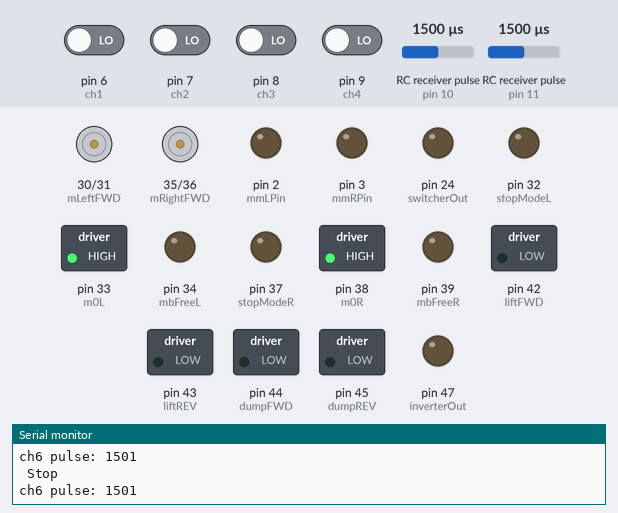
A sketch run on a simulated Arduino Mega 2560, built with avr-gcc and run on an emulated ATmega2560. Shown: motor-driver pin pairs drawn as motors (green arrow = first pin HIGH = forward, orange = second pin HIGH = backward, longer = more drive), switched loads named in the sketch (green lamp = pin HIGH), output pins drawn as LEDs (lit = HIGH), the last lines printed to the serial monitor. Wiring (inferred from the names in the program): 2 × RC receiver channel: data pin 10 / data pin 11. Dashed ring = blinking. The test bench sets the inputs (shaded band); at power-on: pin 6 (ch1), pin 7 (ch2), pin 8 (ch3), pin 9 (ch4) LOW, RC receiver pulse (sensors on pin 11, pin 10) 1500 µs.

Above: at 1.2 s.
1.3 s: RC receiver pulse (sensor on pin 11) set to 1539 µs
2.8 s: RC receiver pulse (sensor on pin 11) set to 1567 µs
At 3.8 s:
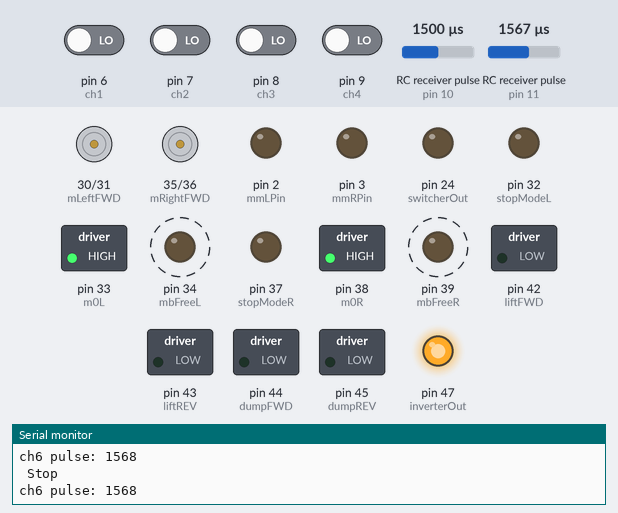
4.3 s: RC receiver pulse (sensor on pin 10) set to 1527 µs
7.3 s: RC receiver pulse (sensor on pin 10) set to 1552 µs
At 8.0 s:
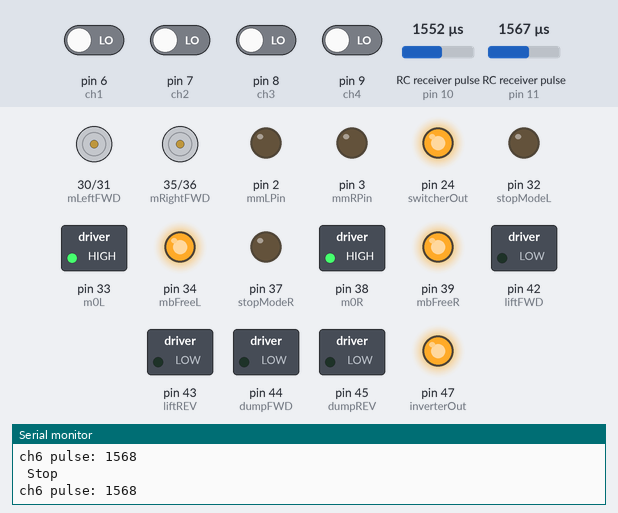
8.8 s: RC receiver pulse (sensor on pin 10) set to 1537 µs
At 11.42 s:
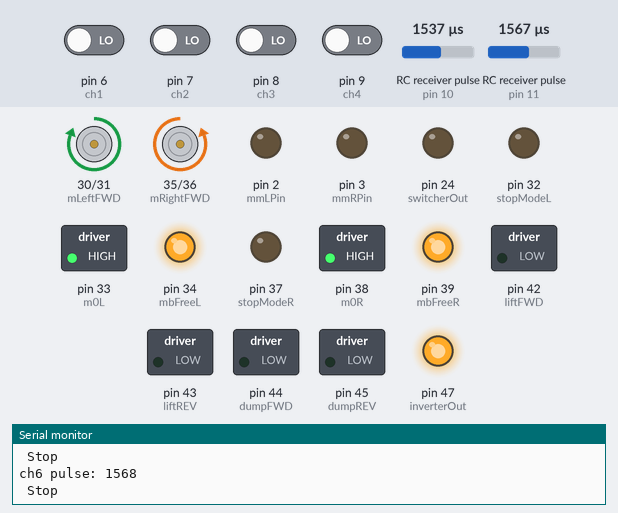
11.8 s: RC receiver pulse (sensor on pin 11) set to 1020 µs
At 13.1 s:
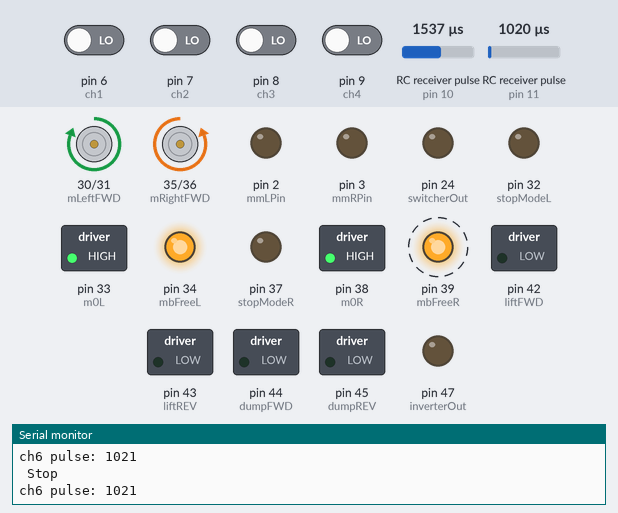
Timing chart, 0 to 14.3 s (numbered marks = the images above; inputs shaded):
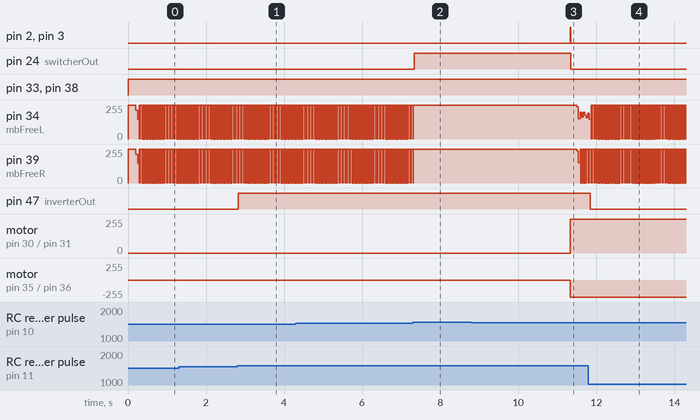

The sketch:

Mixer_v1.ino
```cpp
//2025.05.08

//左モータードライバーピン割振
#define mLeftFWD 30
#define mLeftREV 31
#define stopModeL 32
#define m0L 33
#define mbFreeL 34
#define mmLPin 2 // left motor speed PWM

//右モータードライバーピン割振
#define mRightFWD 35
#define mRightREV 36
#define stopModeR 37
#define m0R 38
#define mbFreeR 39
#define mmRPin 3 // Right motor speed PWM

//シリンダーモータードライバーピン割振
#define liftFWD 42
#define liftREV 43
#define dumpFWD 44
#define dumpREV 45

//動力リレー用リレーピン割振
#define switcherOut 24 // switch output

//インバータ制御用ピン
#define inverterOut 47  // ch6 スイッチ制御出力ピン

//レシーバーピン割振
const int ch1 = 6; // right X
const int ch2 = 7; // left Y
const int ch3 = 8; // right Y
const int ch4 = 9; // left X
const int ch5 = 10; /// switchA
const int ch6 = 11; // switchB

//レシーバー用変数
int VR = 0;
int rightX = 0;
int rightY = 0;
int leftX, leftXa , leftXb;
int leftY = 0;
int switcher = 0;
int gap;
int inverterswitch = 0;

void setup() {

    Serial.begin(9600);

    //モータードライバー速度設定
    pinMode(mmLPin, OUTPUT);
    pinMode(mmRPin, OUTPUT);

    //右モータードライバーアウトプット
    pinMode(mRightFWD, OUTPUT);
    pinMode(mRightREV, OUTPUT);
    pinMode(stopModeR, OUTPUT);
    pinMode(m0R, OUTPUT);
    pinMode(mbFreeR, OUTPUT);

    //左モータードライバーアウトプット
    pinMode(mLeftFWD, OUTPUT);
    pinMode(mLeftREV, OUTPUT);
    pinMode(stopModeL, OUTPUT);
    pinMode(m0L, OUTPUT);
    pinMode(mbFreeL, OUTPUT);

    //シリンダーモータードライバー
    pinMode(liftFWD, OUTPUT);
    pinMode(liftREV, OUTPUT);
    pinMode(dumpFWD, OUTPUT);
    pinMode(dumpREV, OUTPUT);

    //レシーバー
    pinMode(ch1, INPUT);
    pinMode(ch2, INPUT);
    pinMode(ch3, INPUT);
    pinMode(ch4, INPUT);
    pinMode(ch5, INPUT);
    pinMode(ch6, INPUT);

    //動力リレー用リレー
    pinMode(switcherOut, OUTPUT);

    //インバータ制御用ピン
    pinMode(inverterOut, OUTPUT);


}

void loop() {

  // HIGH:時間設定 LOW:瞬時停止
  digitalWrite(stopModeR, LOW);
  digitalWrite(stopModeL, LOW);
  // HIGH:速度指定を外部入力 LOW:内部速度設定器
  digitalWrite(m0R, HIGH);
  digitalWrite(m0L, HIGH);
  //HIGH:ブレーキ解放 LOW:ブレーキ保持
  digitalWrite(mbFreeR, HIGH);
  digitalWrite(mbFreeL, HIGH);

  switcher = pulseIn(ch5, HIGH);
  inverterswitch = pulseIn(ch6,HIGH);
   inverter(); // ← D26 を ON/OFF
  Serial.print("ch6 pulse: ");
  Serial.println(inverterswitch);

  if (switcher > 1550){
    digitalWrite(switcherOut, HIGH); //動力リレーON

      leftXb = leftXa;
      rightX = pulseIn(ch1, HIGH); // ch1の計測を開始
      leftX = pulseIn(ch4, HIGH);  // ch4の計測を開始
      rightY = pulseIn(ch3, HIGH); // ch3の計測を開始
      leftY = pulseIn(ch2, HIGH);  // ch2の計測を開始
      leftXa = leftX;

      gap = abs(leftXb - leftXa);
      if(leftX < 1000 || leftX > 2000){
        leftX = leftXb;
        leftXa = leftXb;
      } else {
        leftX = leftX;
        leftXa = leftXa;
      }


      //アーム動作
      lift(rightY);
      dump(rightX);

      // モーター動作
      motor(leftX, leftY);

  } else {
    digitalWrite(switcherOut, LOW);
    stopMachine();
  }
}

// モーター停止関数
void stopMachine(){

      //モーター速度0
      analogWrite(mmLPin, 0);
      analogWrite(mmRPin, 0);

      //前進後進指示なし
      digitalWrite(liftFWD, LOW);
      digitalWrite(liftREV, LOW);
      digitalWrite(dumpFWD, LOW);
      digitalWrite(dumpREV, LOW);

      //HIGH:ブレーキ解放 LOW:ブレーキ保持
      digitalWrite(mbFreeL, LOW);
      digitalWrite(mbFreeR, LOW);

      // STOP表示
      Serial.println(" Stop ");

}

// モーター関数
void motor(int leftX, int leftY){

      //up - motor control
      if (leftY <= 1450) {

        //前進
        digitalWrite(mRightFWD, LOW);
        digitalWrite(mRightREV, HIGH);
        digitalWrite(mLeftFWD, HIGH);
        digitalWrite(mLeftREV, LOW);

        // 前進速度
        if (leftY >= 1150){
            int speed_m = map(leftY, 1450, 1150, 0, 255);
            analogWrite(mmLPin, speed_m);
            analogWrite(mmRPin, speed_m);
            Serial.println("111");
        } else if (leftY < 1150){
            analogWrite(mmLPin, 255);
            analogWrite(mmRPin, 255);
            Serial.println("111AAA");
        }

        // 前進しながら方向転換
        if (leftX>=1550){
          int speed_m = map(leftY, 1450, 1000, 0, 255);
          analogWrite(mmLPin, speed_m);
          analogWrite(mmRPin, speed_m*1/2);
          Serial.println("222");
        } else if (leftX<=1450){
          int speed_m = map(leftY, 1450, 1000, 0, 255);
          analogWrite(mmLPin, speed_m*1/2);
          analogWrite(mmRPin, speed_m);
          Serial.println("888");
        }

      } else if (leftY > 1450 && leftY<1550){
        if (leftX > 1450 && leftX<1550){

          //停止
          digitalWrite(mRightFWD, LOW);
          digitalWrite(mRightREV, LOW);
          digitalWrite(mLeftFWD, LOW);
          digitalWrite(mLeftREV, LOW);

          analogWrite(mmLPin, 0);
          analogWrite(mmRPin, 0);

          // STOP表示
          Serial.println(" No Signal ");
        } else if (leftX>=1550){

          // 右旋回
          digitalWrite(mRightFWD, HIGH);
          digitalWrite(mRightREV, LOW);
          digitalWrite(mLeftFWD, HIGH);
          digitalWrite(mLeftREV, LOW);

          if (leftX <= 2000){
            int speed_m = map(leftX, 2000, 1550, 255, 0);
            analogWrite(mmLPin, speed_m);
            analogWrite(mmRPin, speed_m);
            Serial.println("333");
          } else {
            analogWrite(mmLPin, 255);
            analogWrite(mmRPin, 255);
            Serial.println("333AAA");
          }
        }
        else if(leftX<=1450){ // left side - X

          //左旋回
          digitalWrite(mRightFWD, LOW);
          digitalWrite(mRightREV, HIGH);
          digitalWrite(mLeftFWD, LOW);
          digitalWrite(mLeftREV, HIGH);

          if (leftX >= 1000){
            int speed_m = map(leftX, 1450, 1000, 0, 255);
            analogWrite(mmLPin, speed_m);
            analogWrite(mmRPin, speed_m);
            Serial.println("777");
          } else {
            analogWrite(mmLPin, 255);
            analogWrite(mmRPin, 255);
            Serial.println("777AAA");
          }
        }
      } else if (leftY >= 1550){

        //後進
        digitalWrite(mRightFWD, HIGH);
        digitalWrite(mRightREV, LOW);
        digitalWrite(mLeftFWD, LOW);
        digitalWrite(mLeftREV, HIGH);

        //後進速度
        if (leftY <= 1900){
            int speed_m = map(leftY, 1550, 1900, 0, 255);
            analogWrite(mmLPin, speed_m);
            analogWrite(mmRPin, speed_m);
            Serial.println("555");
        } else if (leftY > 1900) {
            analogWrite(mmLPin, 255);
            analogWrite(mmRPin, 255);
            Serial.println("555AAA");
        }

        //後進しながら方向転換
        if (leftX>=1550){ // lower right side - X
          int speed_m = map(leftY, 1550, 2000, 0, 255);
          analogWrite(mmLPin, speed_m);
          analogWrite(mmRPin, speed_m*1/2);
          Serial.print("444");

        } else if (leftX<=1450){  // lower left side - X
          int speed_m = map(leftY, 1550, 2000, 0, 255);
          analogWrite(mmLPin, speed_m*1/2);
          analogWrite(mmRPin, speed_m);
          Serial.print("666");
        }
      }

}

//アームリフト関数
void lift(int pulse){
      if (pulse<1250 && pulse>950){
        digitalWrite(liftFWD,HIGH);
        digitalWrite(liftREV,LOW);
      }else if(pulse<2070 && pulse>1750){
        digitalWrite(liftFWD,LOW);
        digitalWrite(liftREV,HIGH);
      }else if (pulse<1750 && pulse>1250){
        digitalWrite(liftFWD,LOW);
        digitalWrite(liftREV,LOW);
      }
}

//アームダンプ関数
void dump(int pulse){
      if (pulse<1250 && pulse>950){
        digitalWrite(dumpFWD,HIGH);
        digitalWrite(dumpREV,LOW);
      }else if(pulse<2070 && pulse>1750){
        digitalWrite(dumpFWD,LOW);
        digitalWrite(dumpREV,HIGH);
      }else if (pulse<1750 && pulse>1250){
        digitalWrite(dumpFWD,LOW);
        digitalWrite(dumpREV,LOW);
      }
}

//インバータ
void inverter() {
  // スイッチが OFF→ON に変化した瞬間だけ切り替え
  if (inverterswitch > 1550) {
    digitalWrite(inverterOut,HIGH);
  }else{
    digitalWrite(inverterOut,LOW);
  }

}
```

Measured:
- the behaviour switches between 1549 and 1550 µs on RC receiver pulse (sensor on pin 11) (found by bisection; images 0 and 1)
- the behaviour switches between 1541 and 1542 µs on RC receiver pulse (sensor on pin 10) (found by bisection; images 1 and 2)
- the behaviour switches between 1550 and 1549 µs on RC receiver pulse (sensor on pin 10) (found by bisection; images 2 and 3)
- after the input at 2.8 s, pin 47 (inverterOut): LOW → HIGH at once
- after the input at 7.3 s, pin 24 (switcherOut): LOW → HIGH at once; pin 34 (mbFreeL), pin 39 (mbFreeR): goes on until 7.3 s, then stays 255/255
- after the input at 8.8 s, pin 24 (switcherOut): HIGH → LOW after 2.5 s; pin 34 (mbFreeL): 255/255 → 194/255 after 2.7 s
- after the input at 11.8 s, pin 47 (inverterOut): HIGH → LOW at once
- by itself, pin 34 (mbFreeL), pin 39 (mbFreeR): alternates 255/255 for 0.02 s and 0/255 for 0.01 s
